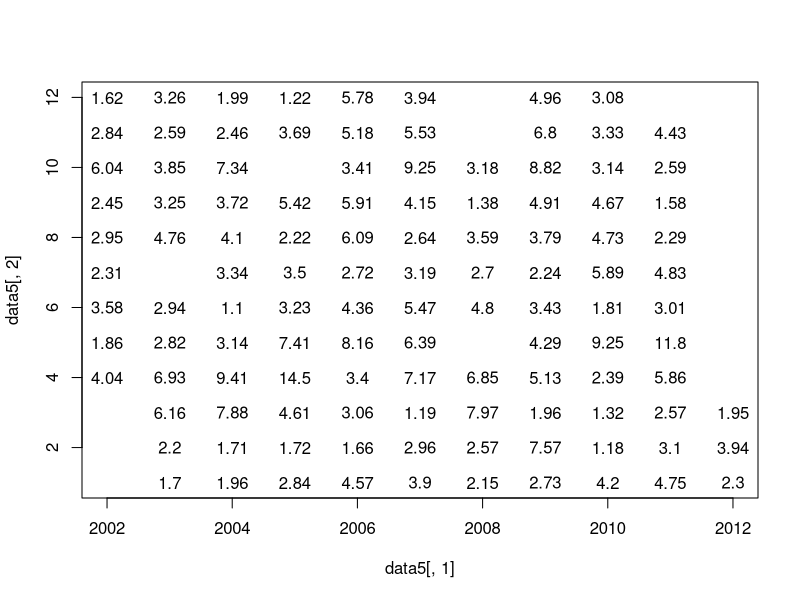
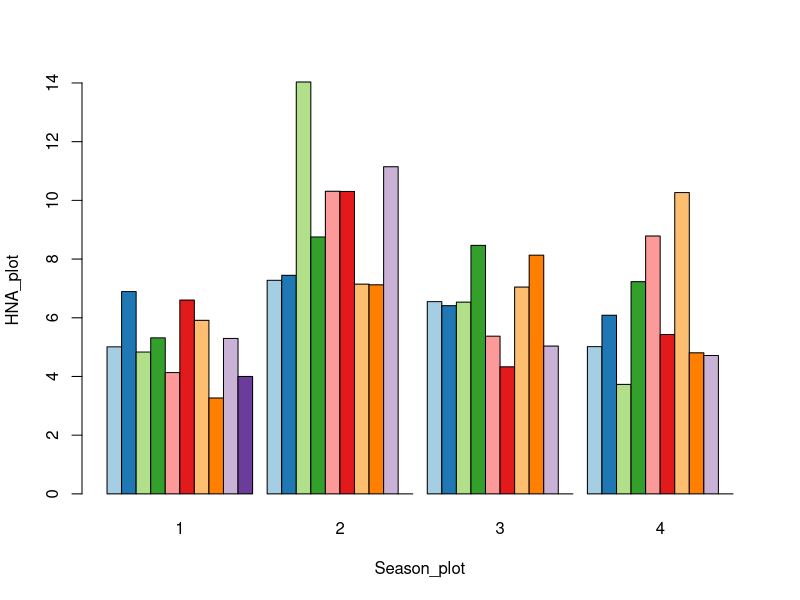

Recreate these plots in R, in order.
setwd("C:\\Users\\bdb00009\\Desktop\\Evolution\\Tasks\\Project")
data1 <- read.csv("mydata100.csv")
data1

data2 <- read.csv("larvalweight_Competency.csv")
data3 <- read.csv("Mortality_Competency.csv")
data4 <- read.csv("Weight_surv_corr_Competency.csv")
data5 <- read.csv("Moran et al PRSB dataset.csv")
head(data2)
head(data3)
head(data4)
head(data5)

head(data5)
plot(data5[,1], data5[,2], type="n")
text(data5[,1], data5[,2], sapply(data5[,11]/1e5, round, digits=3))

SeasonYear <- sapply(1:nrow(data5), function(x) paste(data5[x,"year"], data5[x,"season"], collapse="-"))
HNA_sy <- tapply(data5[,"HNA.B"], SeasonYear, mean, na.rm=T)

Year <- sapply(names(HNA_sy), function(x) as.numeric(strsplit(x, " ")[[1]][1]))
Season <- sapply(names(HNA_sy), function(x) as.numeric(strsplit(x, " ")[[1]][2]))
Keep <- intersect(which(Year > 2002), which(!is.na(Year)))
HNA_plot <- HNA_sy[Keep]
Year_plot <- Year[Keep]
Season_plot <- Season[Keep]

Colors <- c('#a6cee3','#1f78b4','#b2df8a','#33a02c','#fb9a99','#e31a1c','#fdbf6f','#ff7f00','#cab2d6','#6a3d9a')
barplot(HNA_plot~Year_plot+Season_plot, beside=T, col=Colors)

anova_by_season <- aov(data5[,"HNA.B"]~data5[,"season"])



#Hypothesis: The seasonal changes of nitrite (NO2) from warming ocean waters effects the biomass of high nucleic acid (HNA) bacteria.